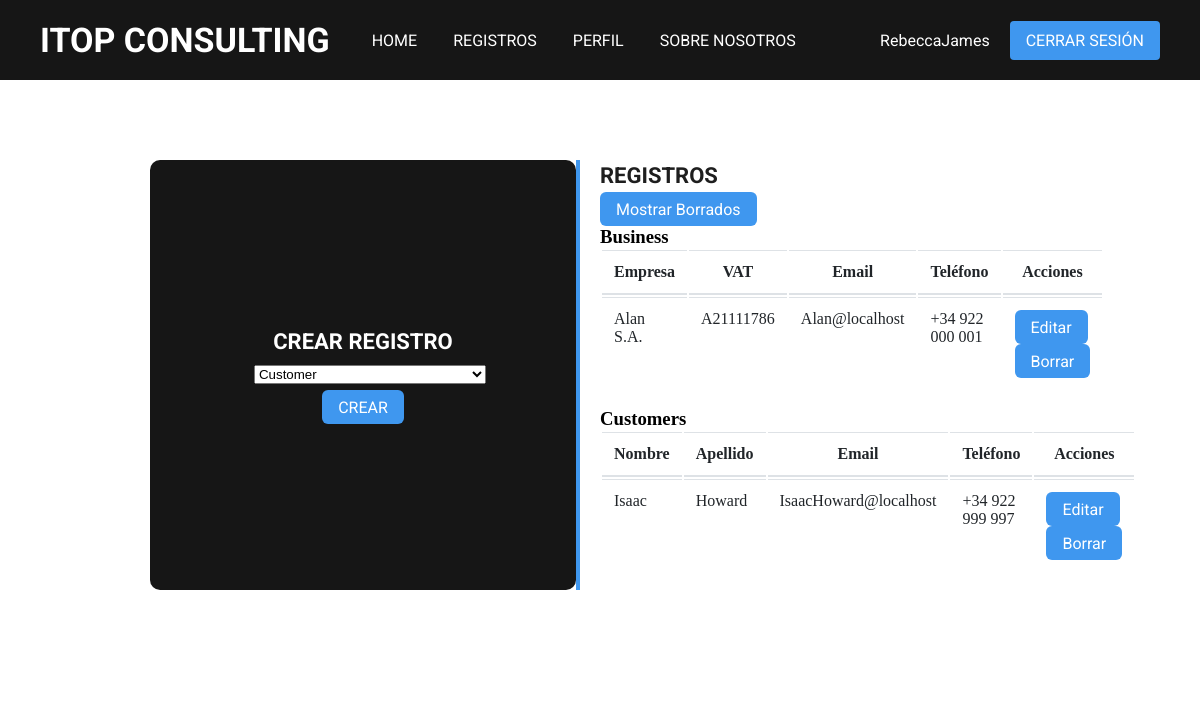
Screenshot of /code/views/user.view.php (signed in) with the database file from the repository.
### tables this page shows
CREATE TABLE IF NOT EXISTS `business` (
  `id` int(10) unsigned NOT NULL,
  `business_name` varchar(64) DEFAULT NULL,
  `vat_number` varchar(10) DEFAULT NULL COMMENT 'DNI, CIF, NIF, ...',
  `status` tinyint(4) DEFAULT NULL COMMENT '0="inactive"\r\n1="active"',
  `email` varchar(32) DEFAULT NULL,
  `phone` varchar(16) DEFAULT NULL,
  UNIQUE KEY `id_unique` (`id`),
  KEY `id` (`id`) USING BTREE,
  CONSTRAINT `fk_business_records` FOREIGN KEY (`id`) REFERENCES `records` (`id`) ON DELETE CASCADE ON UPDATE CASCADE
);

CREATE TABLE IF NOT EXISTS `customer` (
  `id` int(10) unsigned NOT NULL,
  `name` varchar(32) DEFAULT NULL,
  `last_name` varchar(64) DEFAULT NULL,
  `status` tinyint(4) DEFAULT NULL COMMENT '0="inactive"\r\n1="active"',
  `email` varchar(32) DEFAULT NULL,
  `phone` varchar(16) DEFAULT NULL,
  UNIQUE KEY `id_unique` (`id`),
  KEY `id` (`id`) USING BTREE,
  CONSTRAINT `fk_customer_records` FOREIGN KEY (`id`) REFERENCES `records` (`id`) ON DELETE CASCADE ON UPDATE CASCADE
);

### code/classes/dbh.classes.php (called while the page is built)
<?php
class Dbh {
    protected function connect()
    {
        try {
            $username = "root";
            $password = "";
            $dbh = new PDO('mysql:host=localhost;dbname=db_drusa', $username, $password);
            return $dbh;
        } catch (PDOException $e) {
            print "Error!: ". $e->getMessage(). "<br/>";
        }
    }
}

### code/classes/user-contr.classes.php (called while the page is built, shortened)
<?php
class UserContr extends User {
    private $user_id;
    public function __construct($user_id, $username){
        $this->user_id = $user_id;
    }
    public function showRecords(){
        $this-> getAllRecords($this->user_id);
    }
}

### code/classes/user.classes.php (the view, shortened to what this page needs)
<?php
class User extends Dbh{
    protected function getAllRecords($user_id){
        $this->getBusinessRecords($user_id);
        $this->getCustomersRecords($user_id);
    }
    private function getBusinessRecords($user_id){
        $stmt = $this->connect()->prepare('SELECT *, r.status AS rstatus, r.id AS rid FROM business AS b
        INNER JOIN records AS r
        ON b.id = r.id
        WHERE r.user_id = ?');
        if(!$stmt->execute([$user_id])) {
            $stmt = null;
            header("location: ../index.php?error=stmtfailed");
            exit();
        }
        if($stmt->rowCount()){
            echo '<h3>Business</h3>
            <table class="table"><thead><tr><th scope="col">Empresa</th><th scope="col">VAT</th><th scope="col">Email</th><th scope="col">Teléfono</th><th scope="col">Acciones</th></tr></thead><tbody>
            ';
            while($row = $stmt->fetch()){
                echo '
                <tr';
                if($row['rstatus']==0){
                    echo ' class="hidden deleted"';
                }
                echo '><td>'.$row['business_name'].'</td><td>'.$row['vat_number'].'</td><td>'
                .$row['email'].'</td><td>'.$row['phone'].'</td>
                <td><form action="../includes/crud.inc.php" method="post">
                <button type="submit" value="'.$row['rid'].'" name="edit">Editar</button>
                <button type="submit" value="'.$row['rid'].'" name="delete">Borrar</button>
                </form></td>
                </tr>';
            }
        }
        echo '</tbody></table>';
    }
    private function getCustomersRecords($user_id){
        $stmt = $this->connect()->prepare('SELECT *, r.id AS rid, r.status AS rstatus FROM customer AS c
        INNER JOIN records AS r
        ON c.id = r.id
        WHERE r.user_id = ?');
        if(!$stmt->execute([$user_id])) {
            $stmt = null;
            header("location: ../index.php?error=stmtfailed");
            exit();
        }
        if($stmt->rowCount()){
            echo '<h3>Customers</h3>
            <table class="table"><thead><tr><th scope="col">Nombre</th><th scope="col">Apellido</th><th scope="col">Email</th><th scope="col">Teléfono</th><th scope="col">Acciones</th></tr></thead><tbody>
            ';
            while($row = $stmt->fetch()){
                echo '
                <tr';
                if($row['rstatus']==0){
                    echo ' class="hidden deleted"';
                }
                echo '><td>'.$row['name'].'</td><td>'.$row['last_name'].'</td><td>'
                .$row['email'].'</td><td>'.$row['phone'].'</td>
                <td><form action="../includes/crud.inc.php" method="post">
                <button type="submit" value="'.$row['rid'].'" name="edit">Editar</button>
                <button type="submit" value="'.$row['rid'].'" name="delete">Borrar</button>
                </form></td>
                </tr>';
            }
        }
        echo '</tbody></table>';
    }
}

### code/views/user.view.php (shortened to what this page needs)
<!DOCTYPE html>
<html lang="en">
<head>
    <link rel="stylesheet" href="../style.css">
    <link rel="stylesheet" href="../tablesbootstrap.css">
</head>
<body>
<header>
    <nav>
        <div>
            <h3>ITOP CONSULTING</h3>
            <ul class="menu-main">
            <li><a href="../index.php">HOME</a></li>
                <li <?php if(!isset($_SESSION["user_id"])){?> class="disabled"<?php }?>><a href="user.view.php">REGISTROS</a></li>
                <li <?php if(!isset($_SESSION["user_id"])){?> class="disabled"<?php }?>><a href="#">PERFIL</a></li>
                <li><a href="#">SOBRE NOSOTROS</a></li>
            </ul>
        </div>
        <ul class="menu-member">
                <li><a href="#"><?php echo $_SESSION["username"]; ?></a></li>
                <li><a href="../includes/logout.inc.php" class="header-login-a">CERRAR SESIÓN</a></li>
        </ul>
    </nav>
</header>
<section class="index-login">
    <div class="wrapper">
        <div class="index-login-login">
            <h4>CREAR REGISTRO</h4>
            <form action="../includes/crud.inc.php" method="post">
                <select name="table" id="table">
                    <option value="customer">Customer</option>
                </select>
                <br>
                <button type="submit" name="create">CREAR</button>
            </form>
        </div>
        <div class="index-login-signup">
        <h4>REGISTROS</h4>
        <button class="end-right" onclick="show()" id="showOrHide">Mostrar Borrados</button>
            <?php
            include_once "../includes/user.inc.php";
            ?>
        </div>
    </div>
</section>
</body>
</html>

### code/includes/user.inc.php
<?php
if(isset($_SESSION["user_id"])){
    include "../classes/dbh.classes.php";
    include "../classes/user.classes.php";
    include "../classes/user-contr.classes.php";
    $user = new UserContr($_SESSION["user_id"], $_SESSION["username"]);
    $user->showRecords();
}

### code/style.css (style rules this page uses)
* { margin: 0; padding: 0; }
.wrapper { width: 900px; margin: 0 auto; }
h4 { font-size: 22px; font-family: Roboto; color: #1E1E1E; line-height: 32px; }
header { width: 100%; height: 80px; background-color: #161616; }
header nav { width: 100%; height: 100%; display: flex; justify-content: space-between; align-items: center; }
header nav div { display: flex; justify-content: flex-start; align-items: center; }
header nav div h3 { font-size: 34px; font-family: Roboto; color: #fff; padding-left: 40px; }
header nav div .menu-main { width: fit-content; height: fit-content; list-style: none; margin-left: 26px; }
header nav div .menu-main li { display: inline-block; }
header nav div .menu-main li a { font-size: 16px; font-family: Roboto; color: #fff; text-decoration: none; padding: 10px 16px; }
header nav .menu-member { width: fit-content; height: fit-content; list-style: none; margin-right: 40px; }
header nav .menu-member li { display: inline-block; }
header nav .menu-member li a { font-size: 16px; font-family: Roboto; color: #fff; text-decoration: none; padding: 10px 16px; }
.header-login-a { background-color: #3F97EF; border-radius: 4px; }
.index-login { width: 100%; padding-bottom: 100px; background-color: #fff; }
.index-login .wrapper { display: flex; justify-content: flex-start; }
.index-login button { width: fit-content; height: 34px; border-radius: 6px; border: none; background-color: #3F97EF; font-family: Roboto; font-size: 16px; color: #fff; line-height: 16px; padding: 10px 16px; cursor: pointer; }
.index-login-signup { width: 50%; margin-top: 80px; padding-left: 20px; border-left: 4px solid #3F97EF; }
.index-login-login { width: 50%; margin-top: 80px; background-color: #161616; border-radius: 10px; display: flex; flex-direction: column; justify-content: center; align-items: center; }
.index-login-login h4 { color: #fff; }
.index-login-login form { width: 232px; }
.index-login-login form button { display: block; margin: 0 auto; }
#table { width: 100%; margin: 3%; }

### rows the page displays
business: business_name "Alan S.A.", vat_number "A21111786", email "Alan@localhost", phone "+34 922 000 001", $row['rid'] 2 (drawn)
customer: name "Isaac", last_name "Howard", email "IsaacHoward@localhost", phone "+34 922 999 997", $row['rid'] 5 (drawn)

### other values shown
$_SESSION["username"] "RebeccaJames"
